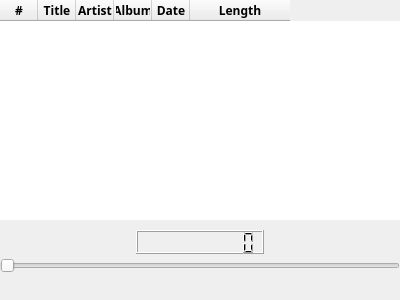
<?xml version="1.0" encoding="UTF-8"?>
<ui version="4.0">
 <class>MainWindow</class>
 <widget class="QMainWindow" name="MainWindow">
  <property name="geometry">
   <rect>
    <x>0</x>
    <y>0</y>
    <width>400</width>
    <height>300</height>
   </rect>
  </property>
  <property name="font">
   <font>
    <family>メイリオ</family>
   </font>
  </property>
  <property name="cursor">
   <cursorShape>PointingHandCursor</cursorShape>
  </property>
  <property name="acceptDrops">
   <bool>true</bool>
  </property>
  <property name="windowTitle">
   <string>SimplePlayer</string>
  </property>
  <widget class="QWidget" name="centralwidget">
   <property name="acceptDrops">
    <bool>true</bool>
   </property>
   <widget class="QSlider" name="horizontalSlider">
    <property name="geometry">
     <rect>
      <x>0</x>
      <y>256</y>
      <width>400</width>
      <height>20</height>
     </rect>
    </property>
    <property name="orientation">
     <enum>Qt::Horizontal</enum>
    </property>
   </widget>
   <widget class="QLCDNumber" name="lcdNumber">
    <property name="geometry">
     <rect>
      <x>136</x>
      <y>230</y>
      <width>128</width>
      <height>24</height>
     </rect>
    </property>
    <property name="font">
     <font>
      <family>Arial</family>
     </font>
    </property>
    <property name="smallDecimalPoint">
     <bool>true</bool>
    </property>
    <property name="digitCount">
     <number>8</number>
    </property>
    <property name="segmentStyle">
     <enum>QLCDNumber::Filled</enum>
    </property>
   </widget>
   <widget class="QTreeWidget" name="treeWidget">
    <property name="geometry">
     <rect>
      <x>0</x>
      <y>0</y>
      <width>400</width>
      <height>220</height>
     </rect>
    </property>
    <property name="frameShape">
     <enum>QFrame::NoFrame</enum>
    </property>
    <property name="frameShadow">
     <enum>QFrame::Sunken</enum>
    </property>
    <property name="lineWidth">
     <number>0</number>
    </property>
    <property name="dragEnabled">
     <bool>true</bool>
    </property>
    <property name="dragDropMode">
     <enum>QAbstractItemView::DragDrop</enum>
    </property>
    <property name="defaultDropAction">
     <enum>Qt::MoveAction</enum>
    </property>
    <property name="selectionMode">
     <enum>QAbstractItemView::MultiSelection</enum>
    </property>
    <property name="selectionBehavior">
     <enum>QAbstractItemView::SelectItems</enum>
    </property>
    <property name="indentation">
     <number>8</number>
    </property>
    <property name="columnCount">
     <number>6</number>
    </property>
    <attribute name="headerCascadingSectionResizes">
     <bool>true</bool>
    </attribute>
    <attribute name="headerDefaultSectionSize">
     <number>32</number>
    </attribute>
    <attribute name="headerMinimumSectionSize">
     <number>32</number>
    </attribute>
    <attribute name="headerStretchLastSection">
     <bool>false</bool>
    </attribute>
    <column>
     <property name="text">
      <string notr="true">#</string>
     </property>
     <property name="font">
      <font>
       <family>メイリオ</family>
       <weight>75</weight>
       <bold>true</bold>
      </font>
     </property>
     <property name="textAlignment">
      <set>AlignHCenter|AlignVCenter|AlignCenter</set>
     </property>
    </column>
    <column>
     <property name="text">
      <string>Title</string>
     </property>
     <property name="font">
      <font>
       <family>メイリオ</family>
       <weight>75</weight>
       <bold>true</bold>
      </font>
     </property>
     <property name="textAlignment">
      <set>AlignHCenter|AlignVCenter|AlignCenter</set>
     </property>
    </column>
    <column>
     <property name="text">
      <string>Artist</string>
     </property>
     <property name="font">
      <font>
       <family>メイリオ</family>
       <weight>75</weight>
       <bold>true</bold>
      </font>
     </property>
     <property name="textAlignment">
      <set>AlignHCenter|AlignVCenter|AlignCenter</set>
     </property>
    </column>
    <column>
     <property name="text">
      <string>Album</string>
     </property>
     <property name="font">
      <font>
       <family>メイリオ</family>
       <weight>75</weight>
       <bold>true</bold>
      </font>
     </property>
     <property name="textAlignment">
      <set>AlignHCenter|AlignVCenter|AlignCenter</set>
     </property>
    </column>
    <column>
     <property name="text">
      <string>Date</string>
     </property>
     <property name="font">
      <font>
       <family>メイリオ</family>
       <weight>75</weight>
       <bold>true</bold>
      </font>
     </property>
     <property name="textAlignment">
      <set>AlignHCenter|AlignVCenter|AlignCenter</set>
     </property>
    </column>
    <column>
     <property name="text">
      <string>Length</string>
     </property>
     <property name="font">
      <font>
       <family>メイリオ</family>
       <weight>75</weight>
       <bold>true</bold>
      </font>
     </property>
     <property name="textAlignment">
      <set>AlignHCenter|AlignVCenter|AlignCenter</set>
     </property>
    </column>
   </widget>
  </widget>
  <action name="action_Exit">
   <property name="text">
    <string>終了(&amp;E)</string>
   </property>
   <property name="iconText">
    <string>終了</string>
   </property>
   <property name="toolTip">
    <string>アプリケーションを終了します。</string>
   </property>
  </action>
  <action name="action_VersionInfo">
   <property name="text">
    <string>バージョン情報(&amp;V)</string>
   </property>
   <property name="iconText">
    <string>バージョン情報</string>
   </property>
   <property name="toolTip">
    <string>バージョン情報を表示します。</string>
   </property>
  </action>
 </widget>
 <resources/>
 <connections>
  <connection>
   <sender>action_Exit</sender>
   <signal>triggered()</signal>
   <receiver>MainWindow</receiver>
   <slot>close()</slot>
   <hints>
    <hint type="sourcelabel">
     <x>-1</x>
     <y>-1</y>
    </hint>
    <hint type="destinationlabel">
     <x>199</x>
     <y>149</y>
    </hint>
   </hints>
  </connection>
 </connections>
</ui>
